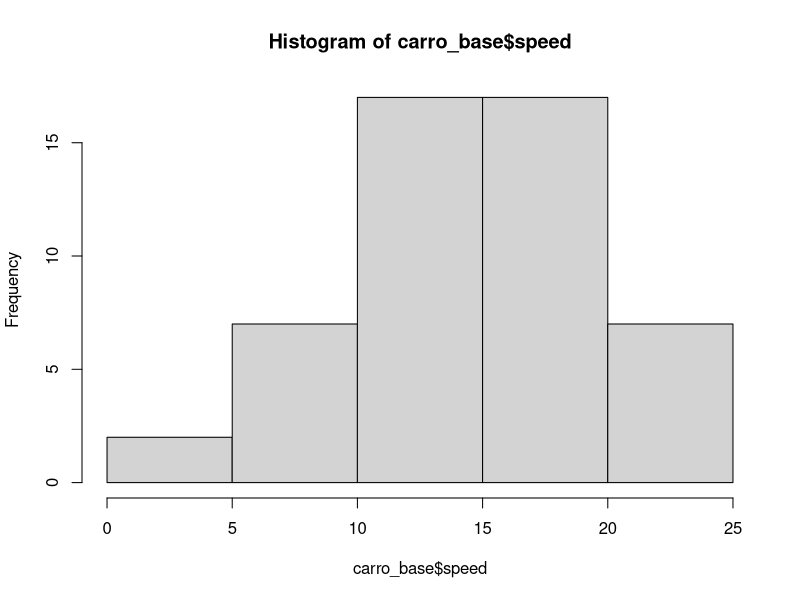
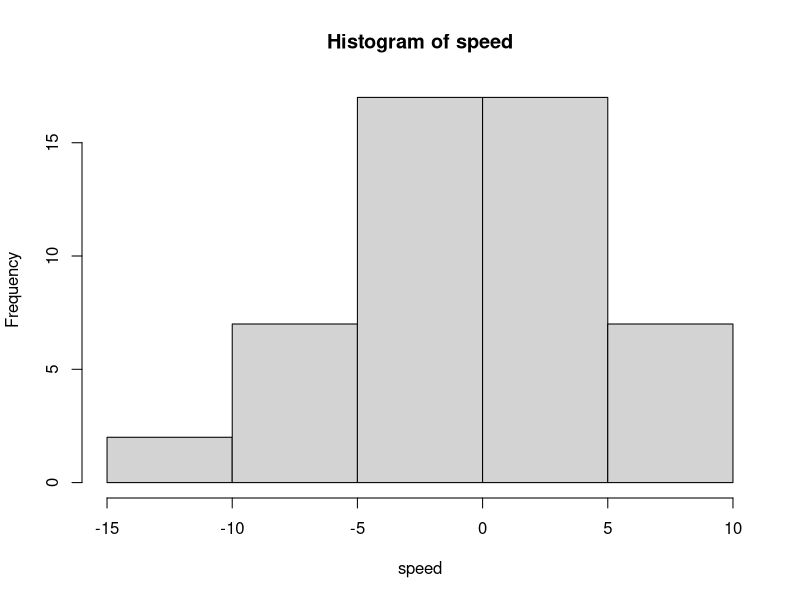

Source code (R) for these figures, in order:
# exercicio centralizacao 

# base cars

carro_base <- cars
names(carro_base)

# histograma da variavel "speed"

hist(carro_base$speed)

# centralizar a variavel "speed"

speed <- carro_base$speed

speed <- speed - mean(speed)

hist(speed)
